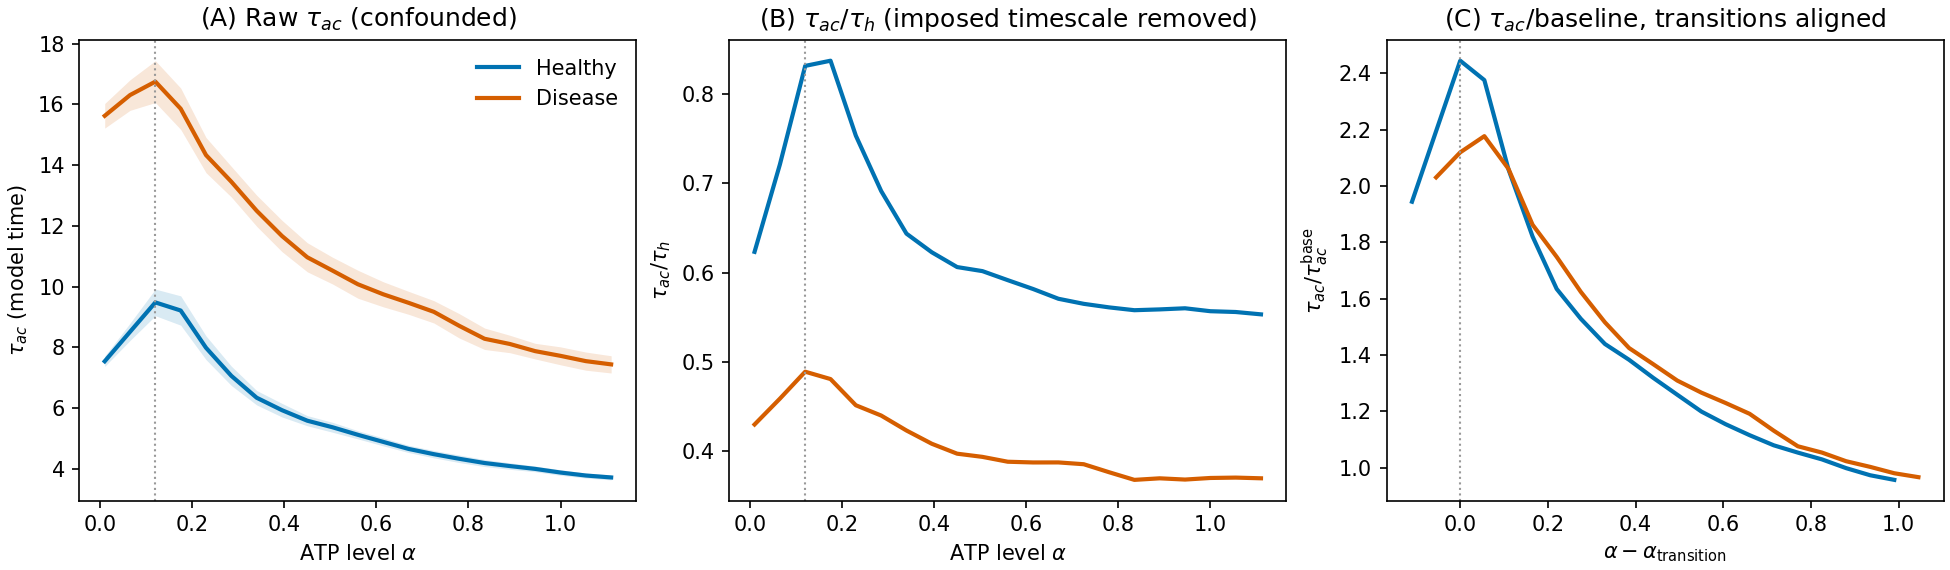

This chart was generated by the following Python code:
"""
EXPLORATION (not a paper figure) -- is the disease vs healthy difference in the
critical-slowing indicator tau_ac an INDEPENDENT effect, or is it inherited from
the imposed recovery timescale tau_h (which disease triples by hand)?

The disease parametrization sets tau_h -> 3*tau_h. Since tau_ac (the autocorrelation
/ relaxation time of the population signal) is set to leading order by the slow
recovery variable's timescale, a longer disease tau_ac is largely BUILT IN. To
separate inherited from genuine we rescale onto a common dynamic range and compare
SHAPE, not absolute value:

  (A) raw tau_ac(alpha)                      -- reproduces Fig S3B (confounded)
  (B) tau_ac(alpha) / tau_h(alpha)           -- divide out the imposed recovery time
                                                (tau_h analytic, mean tau_base=0.8;
                                                 disease x3). Collapse => pure confound.
  (C) tau_ac / baseline, transitions aligned -- each condition normalised by its own
                                                far-from-transition baseline and shifted
                                                so its chi peak sits at 0. Collapse of
                                                the near-transition PEAK => the slowing
                                                signature has the same shape in both.

Reads the cached S3 means (processed_data/figS3_slowing.npz); no re-simulation.
Run:  python explore_tau_ac_normalized.py
"""

import os
import numpy as np
import matplotlib
matplotlib.use("Agg")
import matplotlib.pyplot as plt

CACHE = os.path.join("processed_data", "figS3_slowing.npz")

# tau_h(alpha) = 10 / ((1 + 0.8*alpha) * tau_base); mean tau_base = (0.5+1.1)/2 = 0.8
TAU_BASE_MEAN = 0.8
DISEASE_TAUH_FACTOR = 3.0


def tau_h_mean(alpha, disease):
    th = 10.0 / ((1.0 + 0.8 * alpha) * TAU_BASE_MEAN)
    return th * DISEASE_TAUH_FACTOR if disease else th


def smooth(x, w=3):
    x = np.asarray(x, float)
    k = np.ones(w)
    return np.convolve(x, k, "same") / np.convolve(np.ones_like(x), k, "same")


def main():
    d = np.load(CACHE, allow_pickle=True)
    alpha = np.asarray(d["alpha"])
    tauH = np.asarray(d["H_tau_mean"]); tauH_ci = np.asarray(d["H_tau_ci"])
    tauD = np.asarray(d["D_tau_mean"]); tauD_ci = np.asarray(d["D_tau_ci"])
    chiH = np.asarray(d["H_chi_mean"]); chiD = np.asarray(d["D_chi_mean"])

    # transition loci = each condition's own chi peak
    aH = alpha[int(np.argmax(chiH))]
    aD = alpha[int(np.argmax(chiD))]

    # (B) divide out imposed tau_h
    thH = tau_h_mean(alpha, False)
    thD = tau_h_mean(alpha, True)
    rH = tauH / thH
    rD = tauD / thD

    # (C) baseline-normalise (baseline = mean of far-from-transition tail, high alpha)
    baseH = tauH[-5:].mean()
    baseD = tauD[-5:].mean()
    nH = tauH / baseH
    nD = tauD / baseD

    # ---- quantitative summary ----
    print("=== tau_ac confound test (from cached S3 means) ===")
    print(f"transition (chi peak):  healthy alpha={aH:.3f}   disease alpha={aD:.3f}")
    print(f"baseline tau_ac (high-alpha tail):  H={baseH:.3f}  D={baseD:.3f}  "
          f"ratio D/H={baseD/baseH:.2f}   (imposed tau_h ratio = {DISEASE_TAUH_FACTOR:.0f})")
    pkH = tauH.max(); pkD = tauD.max()
    print(f"peak tau_ac:  H={pkH:.3f}  D={pkD:.3f}  ratio D/H={pkD/pkH:.2f}")
    print(f"peak-over-baseline enhancement:  H={pkH/baseH:.2f}x  D={pkD/baseD:.2f}x")
    print(f"tau_ac/tau_h  mean over sweep:  H={rH.mean():.3f}  D={rD.mean():.3f}  "
          f"ratio D/H={rD.mean()/rH.mean():.2f}")
    print(f"tau_ac/tau_h  max abs H-D difference across alpha: {np.max(np.abs(rH-rD)):.3f} "
          f"(relative to H mean {rH.mean():.3f})")

    # ---- figure ----
    fig, ax = plt.subplots(1, 3, figsize=(13, 3.8), constrained_layout=True)
    cH, cD = "#0072B2", "#D55E00"

    ax[0].plot(alpha, smooth(tauH), color=cH, lw=2, label="Healthy")
    ax[0].fill_between(alpha, smooth(tauH - tauH_ci), smooth(tauH + tauH_ci), color=cH, alpha=.15, lw=0)
    ax[0].plot(alpha, smooth(tauD), color=cD, lw=2, label="Disease")
    ax[0].fill_between(alpha, smooth(tauD - tauD_ci), smooth(tauD + tauD_ci), color=cD, alpha=.15, lw=0)
    ax[0].axvline(aH, color="0.6", ls=":", lw=1)
    ax[0].set_title(r"(A) Raw $\tau_{ac}$ (confounded)")
    ax[0].set_ylabel(r"$\tau_{ac}$ (model time)"); ax[0].legend(frameon=False)

    ax[1].plot(alpha, smooth(rH), color=cH, lw=2, label="Healthy")
    ax[1].plot(alpha, smooth(rD), color=cD, lw=2, label="Disease")
    ax[1].axvline(aH, color="0.6", ls=":", lw=1)
    ax[1].set_title(r"(B) $\tau_{ac}/\tau_h$ (imposed timescale removed)")
    ax[1].set_ylabel(r"$\tau_{ac}/\tau_h$")

    ax[2].plot(alpha - aH, smooth(nH), color=cH, lw=2, label="Healthy")
    ax[2].plot(alpha - aD, smooth(nD), color=cD, lw=2, label="Disease")
    ax[2].axvline(0.0, color="0.6", ls=":", lw=1)
    ax[2].set_title(r"(C) $\tau_{ac}/$baseline, transitions aligned")
    ax[2].set_ylabel(r"$\tau_{ac}/\tau_{ac}^{\rm base}$")
    ax[2].set_xlabel(r"$\alpha - \alpha_{\rm transition}$")

    for a in (ax[0], ax[1]):
        a.set_xlabel(r"ATP level $\alpha$")

    fig.savefig("explore_tau_ac_normalized.png", dpi=150)
    print("Saved explore_tau_ac_normalized.png")


if __name__ == "__main__":
    main()
